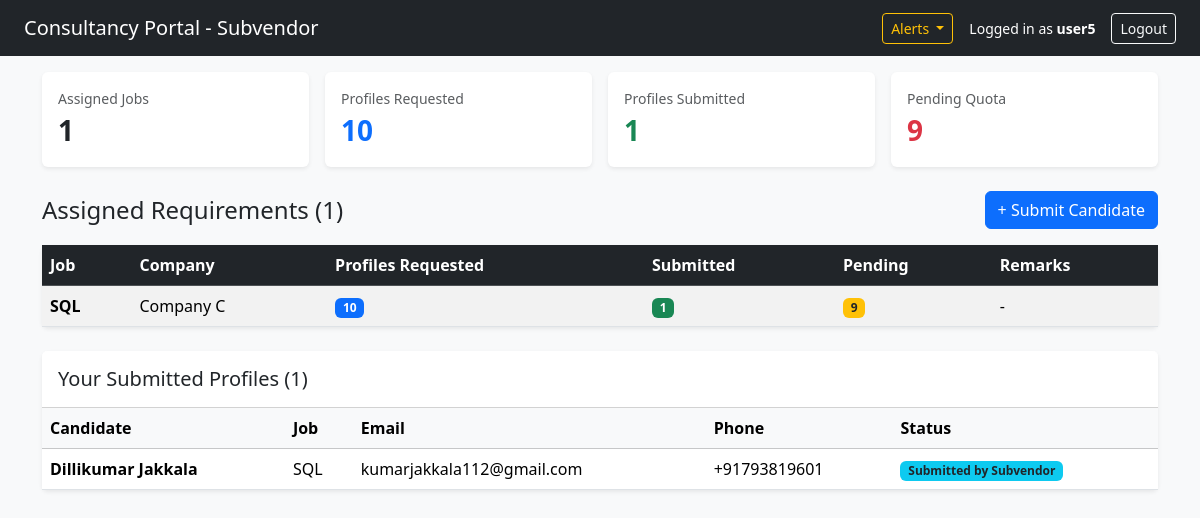
Screenshot of /dashboard/subvendor/ (signed in) with the database file from the repository.
### portal_core/models.py (models this page shows, shortened)
class User(AbstractUser):
    ROLE_CHOICES = [
        ("ADMIN", "Admin"),
        ("RECRUITER", "Recruiter"),
        ("SUBVENDOR", "Subvendor"),
    ]
    role = models.CharField(max_length=20, choices=ROLE_CHOICES, default="ADMIN")

class JobAssignment(models.Model):
    candidate = models.ForeignKey(
        Candidate,
        on_delete=models.CASCADE,
        related_name="assignments",
        null=True,
        blank=True,
    )
    job = models.ForeignKey(
        JobDescription,
        on_delete=models.CASCADE,
        related_name="assignments",
    )
    assigned_to = models.ForeignKey(
        settings.AUTH_USER_MODEL,
        on_delete=models.SET_NULL,
        null=True,
        blank=True,
        related_name="assignments",
    )
    remarks = models.CharField(max_length=255, blank=True)
    assigned_at = models.DateTimeField(auto_now_add=True)
    profiles_requested = models.PositiveIntegerField(default=1, verbose_name="Profiles Requested")

class JobDescription(models.Model):
    title = models.CharField(max_length=200)
    location = models.CharField(max_length=120, blank=True)
    details = models.TextField(blank=True)
    is_active = models.BooleanField(default=True)
    created_at = models.DateTimeField(auto_now_add=True)
    SEVERITY_CHOICES = [("EMERGENCY", "Emergency"), ("HIGH", "High"), ("NORMAL", "Normal")]
    EXPERIENCE_CHOICES = [
        ("FRESHER_0_1", "Fresher (0-1 Yrs)"),
        ("1_2_YRS", "1-2 Yrs"),
        ("2_3_YRS", "2-3 Yrs"),
        ("3_5_YRS", "3-5 Yrs"),
        ("5_8_YRS", "5-8 Yrs"),
        ("8_PLUS_YRS", "8+ Yrs"),
    ]
    INR_SALARY_CHOICES = [
        ("INR_1_8_3_6", "₹1.8L - ₹3.6 LPA"),
        ("INR_3_6_6", "₹3.6L - ₹6 LPA"),
        ("INR_6_10", "₹6L - ₹10 LPA"),
        ("INR_10_15", "₹10L - ₹15 LPA"),
        ("INR_15_25", "₹15L - ₹25 LPA"),
        ("INR_25_PLUS", "₹25+ LPA"),
        ("NEGOTIABLE", "Negotiable (INR)"),
    ]
    URGENCY_CHOICES = [
        ("EMERGENCY", "Emergency"),
        ("HIGH", "High"),
        ("NORMAL", "Normal"),
        ("LOW", "Low"),
    ]
    positions_needed = models.PositiveIntegerField(default=1)
    experience_required = models.CharField(
        max_length=50,
        choices=EXPERIENCE_CHOICES,
        default="FRESHER_0_1",
    )
    salary_range = models.CharField(
        max_length=50,
        choices=INR_SALARY_CHOICES,
        default="INR_3_6_6",
    )
    urgency = models.CharField(
        max_length=20,
        choices=URGENCY_CHOICES,
        default="NORMAL",
    )
    company_name = models.CharField(max_length=150, default="")
    def __str__(self):
        return self.title
    salary = models.CharField(max_length=100, blank=True, default="")

class Candidate(models.Model):
    STATUS_CHOICES = [
        ("SUBMITTED_BY_SUBVENDOR", "Submitted by Subvendor"),
        ("COMPANY_A_REVIEW", "Company A Review"),
        ("SUBMITTED_TO_CLIENT", "Submitted to Client"),
        ("CLIENT_SHORTLISTED", "Client Shortlisted"),
        ("INTERVIEW_STAGE", "Interview Stage"),
        ("OFFER_RELEASED", "Offer Released"),
        ("JOINED_HIRED", "Joined (Hired)"),
    ]
    full_name = models.CharField(max_length=150)
    email = models.EmailField(blank=True)
    phone = models.CharField(max_length=30, blank=True)
    job = models.ForeignKey(
        JobDescription,
        on_delete=models.SET_NULL,
        null=True,
        blank=True,
        related_name="candidates",
    )
    submitted_by = models.ForeignKey(
        settings.AUTH_USER_MODEL,
        on_delete=models.SET_NULL,
        null=True,
        blank=True,
        related_name="submitted_candidates",
    )
    status = models.CharField(
        max_length=40,
        choices=STATUS_CHOICES,
        default="SUBMITTED_BY_SUBVENDOR",
    )
    resume = models.FileField(upload_to="resumes/", blank=True, null=True)
    notes = models.TextField(blank=True)
    created_at = models.DateTimeField(auto_now_add=True)
    updated_at = models.DateTimeField(auto_now=True)
    class Meta:
        ordering = ["-created_at"]

### portal_core/views.py (the view, shortened to what this page needs)
# urls.py: path("dashboard/subvendor/", views.subvendor_dashboard_view, name="subvendor_dashboard"),
@login_required
def subvendor_dashboard_view(request):
    assignments = list(
        JobAssignment.objects.select_related("job", "assigned_to")
        .filter(assigned_to=request.user)
        .order_by("-assigned_at", "-id")
    )
    my_candidates = list(
        Candidate.objects.select_related("job")
        .filter(submitted_by=request.user)
        .order_by("-created_at", "-id")
    )
    sent_by_job = {}
    for c in my_candidates:
        if c.job_id is not None:
            sent_by_job[c.job_id] = sent_by_job.get(c.job_id, 0) + 1
    assignment_rows = []
    for a in assignments:
        requested = getattr(a, "profiles_requested", 0) or 0
        sent = sent_by_job.get(a.job_id, 0)
        remaining = max(requested - sent, 0)
        assignment_rows.append({
            "assignment": a,
            "job": a.job,
            "requested": requested,
            "sent": sent,
            "remaining": remaining,
            "can_submit": remaining > 0 if requested > 0 else True,
        })
    form = CandidateSubmissionForm(subvendor=request.user)
    unread_alerts = list(
        Notification.objects.filter(recipient=request.user, is_read=False).order_by("-created_at")
    )
    all_alerts = list(
        Notification.objects.filter(recipient=request.user).order_by("-created_at")[:15]
    )
    total_profiles_assigned = sum(r["requested"] for r in assignment_rows)
    total_profiles_sent = sum(r["sent"] for r in assignment_rows)
    total_profiles_remaining = sum(r["remaining"] for r in assignment_rows)
    context = {
        "assignments": assignments,
        "assignment_rows": assignment_rows,
        "form": form,
        "my_candidates": my_candidates,
        "unread_alerts": unread_alerts,
        "all_alerts": all_alerts,
        "total_assigned_jobs": len(assignment_rows),
        "total_profiles_assigned": total_profiles_assigned,
        "total_profiles_sent": total_profiles_sent,
        "total_profiles_remaining": total_profiles_remaining,
    }
    return render(request, "portal_core/subvendor_dashboard.html", context)

### portal_core/context_processors.py (called while the page is built)
def subvendor_notifications(request):
    user = getattr(request, "user", None)
    if not user or not user.is_authenticated:
        return {
            "subvendor_unread_notifications": [],
            "subvendor_unread_count": 0,
        }
    qs = Notification.objects.filter(recipient=user, is_read=False)
    return {
        "subvendor_unread_notifications": qs[:10],
        "subvendor_unread_count": qs.count(),
    }

### portal_core/templates/portal_core/subvendor_dashboard.html (shortened to what this page needs)
<!DOCTYPE html>
<html lang="en">
<head>
  <link href="https://cdn.jsdelivr.net/npm/bootstrap@5.3.2/dist/css/bootstrap.min.css" rel="stylesheet">
</head>
<body class="bg-light">
  <nav class="navbar navbar-dark bg-dark px-4 mb-3">
    <a class="navbar-brand" href="/dashboard/subvendor/">Consultancy Portal - Subvendor</a>
    <div class="d-flex align-items-center gap-3 text-white small">
      <div class="dropdown">
        <button class="btn btn-outline-warning btn-sm dropdown-toggle" type="button" data-bs-toggle="dropdown" data-bs-auto-close="outside" aria-expanded="false">
          Alerts{% if unread_alerts %} <span class="badge bg-warning text-dark ms-1">{{ unread_alerts|length }}</span>{% endif %}
        </button>
      </div>
      <span>Logged in as <strong>{{ request.user.username }}</strong></span>
      <a class="btn btn-outline-light btn-sm" href="/accounts/logout/">Logout</a>
    </div>
  </nav>
  <div class="container pb-5">
    <div class="row g-3 mb-4">
      <div class="col-6 col-md-3">
        <div class="card shadow-sm border-0 h-100">
          <div class="card-body">
            <div class="text-muted small">Assigned Jobs</div>
            <div class="fs-3 fw-bold">{{ total_assigned_jobs }}</div>
          </div>
        </div>
      </div>
      <div class="col-6 col-md-3">
        <div class="card shadow-sm border-0 h-100">
          <div class="card-body">
            <div class="text-muted small">Profiles Requested</div>
            <div class="fs-3 fw-bold text-primary">{{ total_profiles_assigned }}</div>
          </div>
        </div>
      </div>
      <div class="col-6 col-md-3">
        <div class="card shadow-sm border-0 h-100">
          <div class="card-body">
            <div class="text-muted small">Profiles Submitted</div>
            <div class="fs-3 fw-bold text-success">{{ total_profiles_sent }}</div>
          </div>
        </div>
      </div>
      <div class="col-6 col-md-3">
        <div class="card shadow-sm border-0 h-100">
          <div class="card-body">
            <div class="text-muted small">Pending Quota</div>
            <div class="fs-3 fw-bold text-danger">{{ total_profiles_remaining }}</div>
          </div>
        </div>
      </div>
    </div>
    <div class="d-flex justify-content-between align-items-center mb-3">
      <h4 class="mb-0">Assigned Requirements ({{ total_assigned_jobs }})</h4>
      {% if assignment_rows %}
        <button class="btn btn-primary" type="button" data-bs-toggle="collapse" data-bs-target="#submitCandidateCollapse" aria-expanded="{% if form.errors %}true{% else %}false{% endif %}" aria-controls="submitCandidateCollapse">
          + Submit Candidate
        </button>
      {% endif %}
    </div>
    <div class="card shadow-sm border-0 mb-4">
      <div class="table-responsive">
        <table class="table table-striped align-middle mb-0">
          <thead class="table-dark">
            <tr>
              <th>Job</th>
              <th>Company</th>
              <th>Profiles Requested</th>
              <th>Submitted</th>
              <th>Pending</th>
              <th>Remarks</th>
            </tr>
          </thead>
          <tbody>
            {% for r in assignment_rows %}
            <tr>
              <td class="fw-semibold">{{ r.job.title }}</td>
              <td>{{ r.job.company_name|default:"-" }}</td>
              <td><span class="badge bg-primary">{{ r.requested }}</span></td>
              <td><span class="badge bg-success">{{ r.sent }}</span></td>
              <td><span class="badge bg-warning text-dark">{{ r.remaining }}</span></td>
              <td>{{ r.assignment.remarks|default:"-" }}</td>
            </tr>
            {% empty %}
            <tr>
              <td colspan="6" class="text-center text-muted py-4">No jobs assigned to you yet.</td>
            </tr>
            {% endfor %}
          </tbody>
        </table>
      </div>
    </div>
    <div class="card shadow-sm border-0">
      <div class="card-header bg-white py-3">
        <h5 class="mb-0">Your Submitted Profiles ({{ my_candidates|length }})</h5>
      </div>
      <div class="table-responsive">
        <table class="table table-hover align-middle mb-0">
          <thead class="table-light">
            <tr>
              <th>Candidate</th>
              <th>Job</th>
              <th>Email</th>
              <th>Phone</th>
              <th>Status</th>
            </tr>
          </thead>
          <tbody>
            {% for c in my_candidates %}
            <tr>
              <td class="fw-semibold">{{ c.full_name }}</td>
              <td>{{ c.job.title|default:"-" }}</td>
              <td>{{ c.email|default:"-" }}</td>
              <td>{{ c.phone|default:"-" }}</td>
              <td><span class="badge bg-info text-dark">{{ c.get_status_display }}</span></td>
            </tr>
            {% empty %}
            <tr>
              <td colspan="5" class="text-center text-muted py-3">No candidate profiles submitted yet.</td>
            </tr>
            {% endfor %}
          </tbody>
        </table>
      </div>
    </div>
  </div>
</body>
</html>

### rows the page displays
User: user.username "user5"
JobAssignment: job "SQL", job.company_name "Company C", requested "10", sent "1", remaining "9", assignment.remarks "-"
Candidate: full_name "Dillikumar Jakkala", job "SQL", email "kumarjakkala112@gmail.com", phone "+91793819601", status "Submitted by Subvendor"

### other values shown
{{ total_assigned_jobs }} "1"
{{ total_profiles_assigned }} "10"
{{ total_profiles_sent }} "1"
{{ total_profiles_remaining }} "9"
{{ my_candidates|length }} "1"
